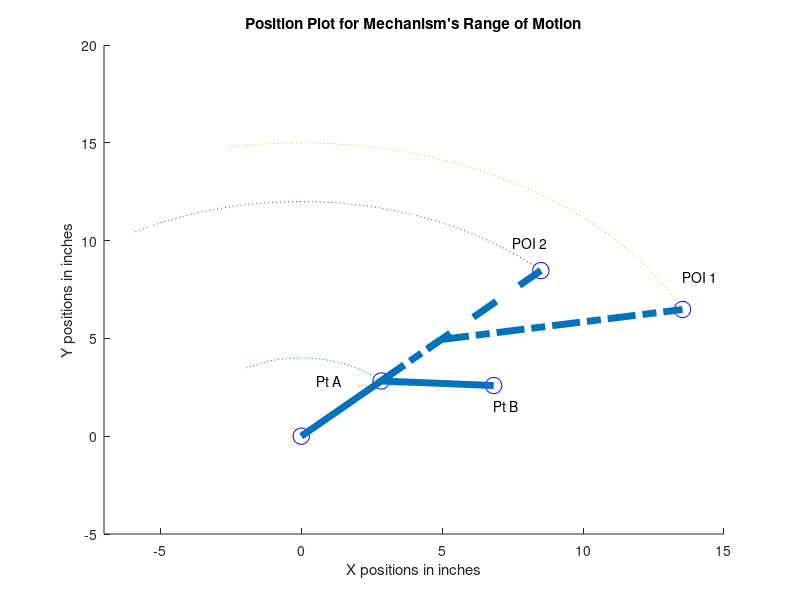
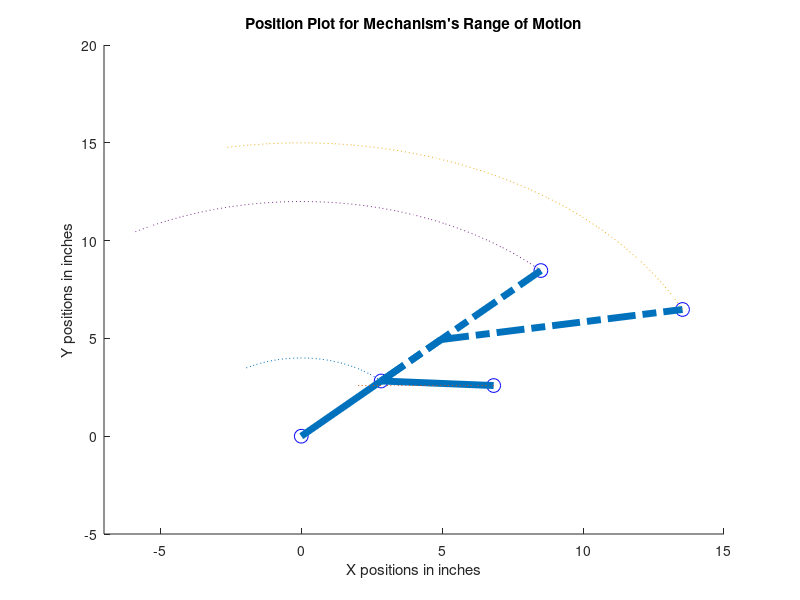

Source code (MATLAB) for these figures, in order:
%function []= Crank_Slider_Analyzer()

%Created by Jack Manifold
%Created on March 7, 2021

%% Inputs

%Testing values
O_2 = [0,0];
a = 4;                      %Length of input
b = 4;                      %Length of coupler
c = 2.59;                   %Length of offset
omega_2 = 3;                %rads/sec
alpha_2 = 3;                %rad/sec^2
s1 = 15;                    %distance from first point of interest from O2
delta_2 = -19.3*pi/180;     %radians
s2 = 12;                    %distance from second point of interest from O2
s3 = 7;                     %distance of intermediate length from O2

%Setting up the range of Theta 2
theta2_min = 44.89*pi/180;       %Minimum angle of theta 2
theta2_max = 121.45*pi/180;      %Maximum angle of theta 2

theta2_increment = 0.05;      %The stepping factor of theta 2

%% Inital calculation and Preallocating
theta_2 = theta2_min:theta2_increment:theta2_max;


%Setting up matrixes
theta_3 = zeros(length(theta_2),2);
d = zeros(length(theta_2),2);
omega_3 = zeros(length(theta_2),2);

d_dot = zeros(length(theta_2),2);

Va_x = zeros(length(theta_2),2);
Va_y = zeros(length(theta_2),2);

Vba_x = zeros(length(theta_2),2);
Vba_y = zeros(length(theta_2),2);

Vb_x = zeros(length(theta_2),2);
Vb_y = zeros(length(theta_2),2);

Va = zeros(length(theta_2),2);
Vba = zeros(length(theta_2),2);
Vb = zeros(length(theta_2),2);

Vs1_x = zeros(length(theta_2),1);
Vs1_y = zeros(length(theta_2),1);
Vs1 = zeros(length(theta_2),1);

Vs2_x = zeros(length(theta_2),1);
Vs2_y = zeros(length(theta_2),1);
Vs2 = zeros(length(theta_2),1);

alpha_3 = zeros(length(theta_2),2);
d_2dot = zeros(length(theta_2),2);

Aa = zeros(length(theta_2),3);
Ab = zeros(length(theta_2),2);

As_1 = zeros(length(theta_2),3);
As_2 = zeros(length(theta_2),3);

Pt_A = zeros(length(theta_2),2);
Pt_B = zeros(length(theta_2),4);

Ps_1 = zeros(length(theta_2),2);
Ps_2 = zeros(length(theta_2),2);
Ps_3 = zeros(length(theta_2),2);

%% Calculating Values for Positions, Velocities, and Accelerations
for i = 1:length(theta_2)
    
    %Position Calculations
    
    theta_3(i,1) = asin((a*sin(theta_2(i))-c)/b);  %angle < pi/2
    theta_3(i,2) = asin(-(a*sin(theta_2(i))-c)/b)+pi; %angle > pi/2
    
    %Length of d or the distance of the crusher block from O2
    d(i,1) = a*cos(theta_2(i))-b*cos(theta_3(i,1)); %angle < pi/2
    d(i,2) = a*cos(theta_2(i))-b*cos(theta_3(i,2)); %angle > pi/2
    
    %Positions of Pt A and Pt B
    Pt_A(i,1) = a*cos(theta_2(i));
    Pt_A(i,2) = a*sin(theta_2(i));
    
    Pt_B(i,1) = a*cos(theta_2(i)) + b*cos(theta_3(i,1)); %X angle > pi/2
    Pt_B(i,2) = c;                                       %Y
    Pt_B(i,3) = a*cos(theta_2(i)) + b*cos(theta_3(i,2)); %X angle < pi/2
    Pt_B(i,4) = c;                                       %Y 
    
    %Position of Point S1
    Ps_1(i,1) = s1 * cos(theta_2(i)+delta_2);
    Ps_1(i,2) = s1 * sin(theta_2(i)+delta_2);
    
    %Position of Point S2
    Ps_2(i,1) = s2 * cos(theta_2(i));
    Ps_2(i,2) = s2 * sin(theta_2(i));
    
    %Intermediate position used in plotting
    Ps_3(i,1) = s3 * cos(theta_2(i));
    Ps_3(i,2) = s3 * sin(theta_2(i));
    
    
    %Velocity Calculations
    
    %Angular Velocity for Omega 3
    omega_3(i,1) = (a*omega_2*cos(theta_2(i)))/(b*cos(theta_3(i,1))); %angle < pi/2
    omega_3(i,2) = (a*omega_2*cos(theta_2(i)))/(b*cos(theta_3(i,2))); %angle > pi/2
    
    %Speed of point b in relation to O2
    d_dot(i,1) = -a*omega_2*sin(theta_2(i)) + b*omega_3(i,1)*sin(theta_3(i,1)); %angle < pi/2
    d_dot(i,2) = -a*omega_2*sin(theta_2(i)) + b*omega_3(i,2)*sin(theta_3(i,2)); %angle > pi/2
           
    %Velocity of Point A
    Va_x(i,1) = a*omega_2*(-sin(theta_2(i)));  %angle < pi/2
    Va_y(i,1) = a*omega_2*cos(theta_2(i));     
    
    Va_x(i,2) = a*omega_2*(-sin(theta_2(i)));  %angle > pi/2
    Va_y(i,2) = a*omega_2*cos(theta_2(i)); 
    
    Va(i,1) = ((Va_x(i,1))^2 + (Va_y(i,1))^2)^0.5;  %angle < pi/2
    Va(i,2) = ((Va_x(i,2))^2 + (Va_y(i,2))^2)^0.5;  %angle > pi/2
    
    %Velocity of Point B relative to A
    Vba_x(i,1) = -b*omega_3(i,1)*(-sin(theta_3(i,1))); %angle < pi/2
    Vba_y(i,1) = -b*omega_3(i,1)*(cos(theta_3(i,1)));
    
    Vba_x(i,2) = -b*omega_3(i,2)*(-sin(theta_3(i,2))); %angle > pi/2
    Vba_y(i,2) = -b*omega_3(i,2)*(cos(theta_3(i,2)));
    
    Vba(i,1) = ((Vba_x(i,1))^2 + (Vba_y(i,1))^2)^0.5; %angle < pi/2
    Vba(i,2) = ((Vba_x(i,2))^2 + (Vba_y(i,2))^2)^0.5; %angle > pi/2
    
    %Velocity of Point B
    Vb_x(i,1) = Va_x(i,1)+Vba_x(i,1);   %angle < pi/2
    Vb_y(i,1) = Va_y(i,1)+Vba_y(i,1);
    
    Vb_x(i,2) = Va_x(i,2)+Vba_x(i,2);   %angle > pi/2
    Vb_y(i,2) = Va_y(i,2)+Vba_y(i,2);
    
    Vb(i,1) = ((Vb_x(i,1))^2+(Vb_y(i,1))^2)^0.5;  %angle < pi/2
    Vb(i,2) = ((Vb_x(i,2))^2+(Vb_y(i,2))^2)^0.5;  %angle > pi/2
    
    %Velocity of Points Vs1 and Vs2
    
    Vs1_x(i) = -s1*omega_2*sin(theta_2(i)+delta_2);
    Vs1_y(i) =  s1*omega_2*cos(theta_2(i)+delta_2);
    
    Vs1(i) = ((Vs1_x(i))^2+(Vs1_y(i))^2)^0.5;
    
    Vs2_x(i) = -s2*omega_2*sin(theta_2(i));
    Vs2_y(i) =  s2*omega_2*cos(theta_2(i));
    
    Vs2(i) = ((Vs2_x(i))^2+(Vs2_y(i))^2)^0.5;
    
    
    %Acceleration Calculations
    
    
    %Angular Acceleration for Alpha 3
        %when theta 3 < pi/2
    alpha_3(i,1) = (a*alpha_2*cos(theta_2(i))...
        -a*(omega_2)^2*sin(theta_2(i))...
        +b*(omega_3(i,1))^2*sin(theta_3(i,1)))/(b*cos(theta_3(i,1)));
    
        %when theta 3 > pi/2
    alpha_3(i,2) = (a*alpha_2*cos(theta_2(i))...
        -a*(omega_2)^2*sin(theta_2(i))...
        +b*(omega_3(i,2))^2*sin(theta_3(i,2)))/(b*cos(theta_3(i,2)));
    
    %Acceleration of Length d
        %when theta 3 < pi/2
    d_2dot(i,1) = (b.*alpha_3(i,1)*sin(theta_3(i,1))...
        +b*(omega_3(i,1))^2*cos(theta_3(i,1)))...
        -(a*alpha_2*sin(theta_2(i))+a*(omega_2)^2*cos(theta_2(i)));
    
        %when theta 3 > pi/2
    d_2dot(i,2) = (b*alpha_3(i,2)*sin(theta_3(i,2))...
        +b*(omega_3(i,2))^2*cos(theta_3(i,2)))...
        -(a*alpha_2*sin(theta_2(i))+a*(omega_2)^2*cos(theta_2(i)));
    
    %Acceleration of Points A and B
    Aa(i,1) = -a*alpha_2*sin(theta_2(i))-a*(omega_2)^2*cos(theta_2(i)); %normal vector
    Aa(i,2) =  a*alpha_2*cos(theta_2(i))-a*(omega_2)^2*sin(theta_2(i)); %tangential vector
    Aa(i,3) = Aa(i,1)+Aa(i,2);
    
    Ab(i,1) = d_2dot(i,1); %tangential acceleration when theta 3 < pi/2
    Ab(i,2) = d_2dot(i,2); %tangential acceleration when theta 3 > pi/2
    
    %Ab sees no normal acceleration!
    
    %Acceleration of Points of interest
    As_1(i,1) = -s1 * alpha_2*sin(theta_2(i)+delta_2)...
        -s1*(omega_2)^2*cos(theta_2(i)+delta_2);
    
    As_1(i,2) =  s1 * alpha_2*cos(theta_2(i)+delta_2)...
        -s1*(omega_2)^2*sin(theta_2(i)+delta_2);
    
    As_1(i,3) = As_1(i,1)+As_1(i,2); %magnitude of acceleration for POI 1
    
    
    As_2(i,1) = -s2 * alpha_2*sin(theta_2(i))...
        -s2*(omega_2)^2*cos(theta_2(i)); %tangential acceleration
    
    As_2(i,2) =  s2 * alpha_2*cos(theta_2(i))...
        -s2*(omega_2)^2*sin(theta_2(i)); %normal acceleration
    
    As_2(i,3) = As_2(i,1)+As_2(i,2); %magnitude of acceleration for POI 2
    
end

%% Plotting

figure()
set(gcf,'position',[100 100 500 500])
scatter(O_2(1),O_2(2),140,'b')
hold on

%Plot Original Position
scatter(Pt_A(1,1),Pt_A(1,2),140,'b')
hold on
scatter(Pt_B(1,1),Pt_B(1,2),140,'b')
hold on
scatter(Ps_1(1,1),Ps_1(1,2),140,'b')
hold on
scatter(Ps_2(1,1),Ps_2(1,2),140,'b')
hold on
text([Pt_A(1,1)-2.3,Pt_B(1,1),Ps_1(1,1),Ps_2(1,1)-1],[Pt_A(1,2),Pt_B(2,2)-1,Ps_1(2,2)+1,Ps_2(2,2)+1],{'Pt A','Pt B','POI 1','POI 2'})

line([O_2(1),Pt_A(1,1)],[O_2(2),Pt_A(1,2),],'linewidth',5)
line([Pt_A(1,1),Pt_B(1,1)],[Pt_A(1,2),Pt_B(1,2)],'linewidth',5)
line([Pt_A(1,1),Ps_2(1,1)],[Pt_A(1,2),Ps_2(1,2)],'linewidth',5,'Linestyle','--')
line([Pt_A(1,1),Ps_3(1,1)],[Pt_A(1,2),Ps_3(1,2)],'linewidth',5,'Linestyle','-.')
line([Ps_3(1,1),Ps_1(1,1)],[Ps_3(1,2),Ps_1(1,2)],'linewidth',5,'Linestyle','-.')
%hold on 

plot(Pt_A(:,1),Pt_A(:,2),':')
plot(Pt_B(:,1),Pt_B(:,2),':')
plot(Ps_1(:,1),Ps_1(:,2),':')
plot(Ps_2(:,1),Ps_2(:,2),':')

xlim([-7,15])
ylim([-5,20])

hold on
title('Position Plot for Mechanism''s Range of Motion')
xlabel('X positions in inches')
ylabel('Y positions in inches')


figure();
set(gcf,'Position',[100 100 500 500])
for i = 1:length(theta_2)
    scatter(O_2(1),O_2(2),100,'b')
    hold on
    
    scatter(Pt_A(i,1),Pt_A(i,2),100,'b')
    hold on
    scatter(Pt_B(i,1),Pt_B(i,2),100,'b')
    hold on
    scatter(Ps_1(i,1),Ps_1(i,2),100,'b')
    hold on 
    scatter(Ps_2(i,1),Ps_2(i,2),100,'b')
    hold on
    
    
    line([O_2(1),Pt_A(i,1)],[O_2(2),Pt_A(i,2),],'linewidth',5)
    line([Pt_A(i,1),Pt_B(i,1)],[Pt_A(i,2),Pt_B(i,2)],'linewidth',5)
    line([Pt_A(i,1),Ps_3(i,1)],[Pt_A(i,2),Ps_3(i,2)],'linewidth',5,'Linestyle','-.')
    line([Ps_3(i,1),Ps_1(i,1)],[Ps_3(i,2),Ps_1(i,2)],'linewidth',5,'Linestyle','-.')
    line([Pt_A(i,1),Ps_2(i,1)],[Pt_A(i,2),Ps_2(i,2)],'linewidth',5,'Linestyle','-.')
    
    plot(Pt_A(:,1),Pt_A(:,2),':')
    plot(Pt_B(:,1),Pt_B(:,2),':')
    plot(Ps_1(:,1),Ps_1(:,2),':')
    plot(Ps_2(:,1),Ps_2(:,2),':')

    xlim([-7,15])
    ylim([-5,20])
   
    title('Position Plot for Mechanism''s Range of Motion')
    xlabel('X positions in inches')
    ylabel('Y positions in inches')

    hold off
    M(i) = getframe;
    
    if i == length(theta_2)
        t = i;
        count = i;
        while t ~= 0
            scatter(O_2(1),O_2(2),100,'b')
            hold on

            scatter(Pt_A(t,1),Pt_A(t,2),100,'b')
            hold on
            scatter(Pt_B(t,1),Pt_B(t,2),100,'b')
            hold on
            scatter(Ps_1(t,1),Ps_1(t,2),100,'b')
            hold on
            scatter(Ps_2(t,1),Ps_2(t,2),100,'b')
            hold on
            
            line([O_2(1),Pt_A(t,1)],[O_2(2),Pt_A(t,2),],'linewidth',5)
            line([Pt_A(t,1),Pt_B(t,1)],[Pt_A(t,2),Pt_B(t,2)],'linewidth',5)
            line([Pt_A(t,1),Ps_2(t,1)],[Pt_A(t,2),Ps_2(t,2)],'linewidth',5,'Linestyle','-.')
            line([Pt_A(t,1),Ps_3(t,1)],[Pt_A(t,2),Ps_3(t,2)],'linewidth',5,'Linestyle','-.')
            line([Ps_3(t,1),Ps_1(t,1)],[Ps_3(t,2),Ps_1(t,2)],'linewidth',5,'Linestyle','-.')

            plot(Pt_A(:,1),Pt_A(:,2),':')
            plot(Pt_B(:,1),Pt_B(:,2),':')
            plot(Ps_1(:,1),Ps_1(:,2),':')
            plot(Ps_2(:,1),Ps_2(:,2),':')

            xlim([-7,15])
            ylim([-5,20])

            title('Position Plot for Mechanism''s Range of Motion')
            xlabel('X positions in inches')
            ylabel('Y positions in inches')
            
            hold off
            M(count) = getframe;

            t = t-1;
            
            count = count +1;
        end
    end
    
end

movie(M,10,60)







